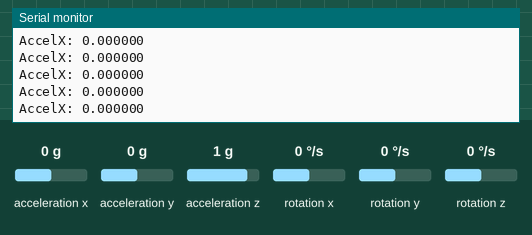
A sketch run on a simulated Arduino Uno, built with avr-gcc and run on an emulated ATmega328P. Parts: the last lines printed to the serial monitor. The inputs (shaded band) are chosen by the test bench; at power-on: acceleration x 0 g, acceleration y 0 g, acceleration z 1 g, rotation x 0 °/s, rotation y 0 °/s, rotation z 0 °/s.

Above: at 1.2 s.
1.3 s: acceleration x set to -1.4 g
At 1.4 s:
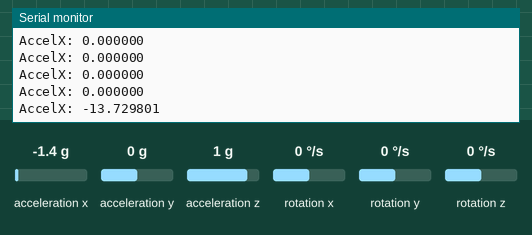
2.8 s: acceleration x set to -0.8 g
At 2.89 s:
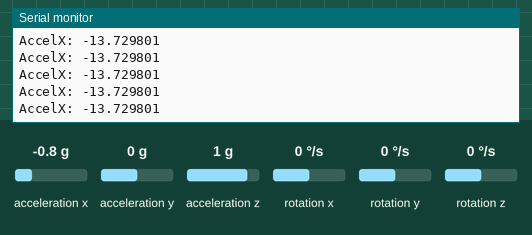
Timing chart, 0 to 5.8 s (numbered marks = the images above; inputs shaded):
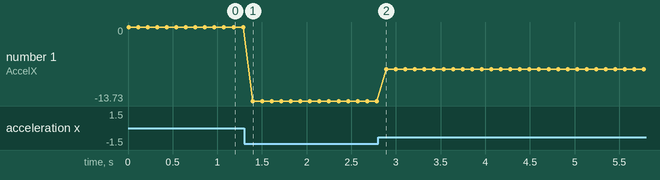

The sketch:

mpu9250.ino
```cpp
#include "MPU9250.h"

// an MPU9250 object with the MPU-9250 sensor on I2C bus 0 with address 0x68
MPU9250 IMU(Wire,0x68);
int status;

void setup() {
  // serial to display data
  Serial.begin(115200);
  while(!Serial) {}

  // start communication with IMU
  status = IMU.begin();
  if (status < 0) {
    Serial.println("IMU initialization unsuccessful");
    Serial.println("Check IMU wiring or try cycling power");
    Serial.print("Status: ");
    Serial.println(status);
    while(1) {}
  }
}

void loop() {
  // read the sensor
  IMU.readSensor();
  // display the data
  Serial.print("AccelX: ");
  Serial.println(IMU.getAccelX_mss(),6);
  /*Serial.print("  ");
  Serial.print("AccelY: ");
  Serial.print(IMU.getAccelY_mss(),6);
  Serial.print("  ");
  Serial.print("AccelZ: ");
  Serial.println(IMU.getAccelZ_mss(),6);
  */
  //Serial.print("GyroX: ");
  //Serial.println(IMU.getGyroX_rads(),6);
  /*Serial.print("  ");
  Serial.print("GyroY: ");
  Serial.print(IMU.getGyroY_rads(),6);
  Serial.print("  ");
  Serial.print("GyroZ: ");
  Serial.println(IMU.getGyroZ_rads(),6);
*/
  //Serial.print("MagX: ");
  //Serial.println(IMU.getMagX_uT(),6);
  /*Serial.print("  ");
  Serial.print("MagY: ");
  Serial.print(IMU.getMagY_uT(),6);
  Serial.print("  ");
  Serial.print("MagZ: ");
  Serial.println(IMU.getMagZ_uT(),6);

  Serial.print("Temperature in C: ");
  Serial.println(IMU.getTemperature_C(),6);
  Serial.println();*/
  delay(100);
}
```

Measured:
- after the input at 1.3 s, the serial monitor: prints a new line after 0.10 s (image 1)
- plotted number 1: 0 → -13.73 after the input at 1.3 s, -13.73 → -7.85 after the input at 2.8 s
